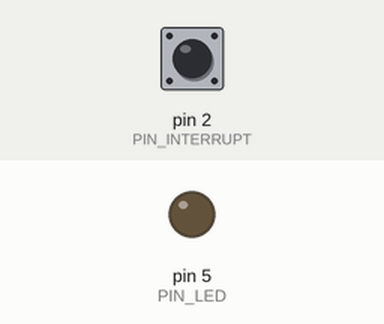
Recording of a sketch running on a simulated Arduino Uno, built with avr-gcc and run on an emulated ATmega328P. Shown: output pins drawn as LEDs (lit = HIGH). Inputs (shaded band) come from the test bench; at power-on: pin 2 (PIN_INTERRUPT) HIGH.

Above: at 1.2 s.
1.3 s: pin 2 (PIN_INTERRUPT) pulled LOW for 0.15 s
At 2.5 s:
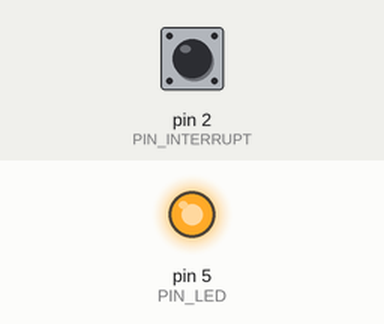
2.9 s: pin 2 (PIN_INTERRUPT) pulled LOW for 1 s
At 3.8 s:
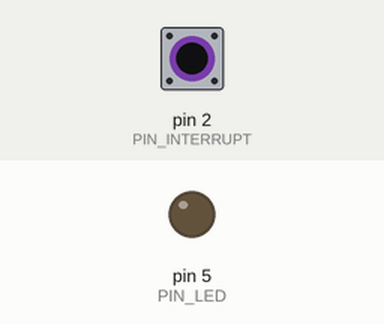
5.4 s: pin 2 (PIN_INTERRUPT) pulled LOW for 3.2 s
At 5.7 s:
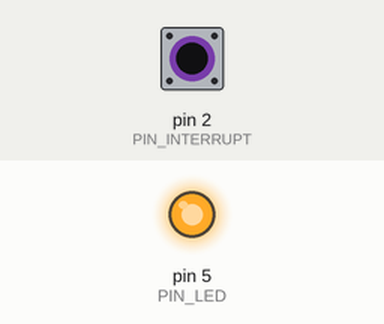
Timing chart, 0 to 8.4 s (numbered marks = the images above; inputs shaded):
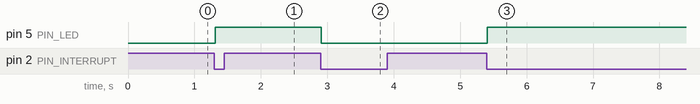

The sketch:

untitled.ino
```cpp
#include <avr/delay.h>

#define PIN_LED 5
#define PIN_INTERRUPT	2

#define F_CPU 16000000UL

volatile int led = LOW;

void setup () {
	pinMode(PIN_LED, OUTPUT);
	attachInterrupt(digitalPinToInterrupt(PIN_INTERRUPT), variazione, FALLING);
}

void loop() {
	digitalWrite(PIN_LED, led);
}

void variazione () {
  _delay_ms(10)  ;
	led  = !led;
}
```

Measured:
- after the input at 1.3 s, pin 5 (PIN_LED): LOW → HIGH at once
- after the input at 2.9 s, pin 5 (PIN_LED): HIGH → LOW at once
- after the input at 5.4 s, pin 5 (PIN_LED): LOW → HIGH at once
